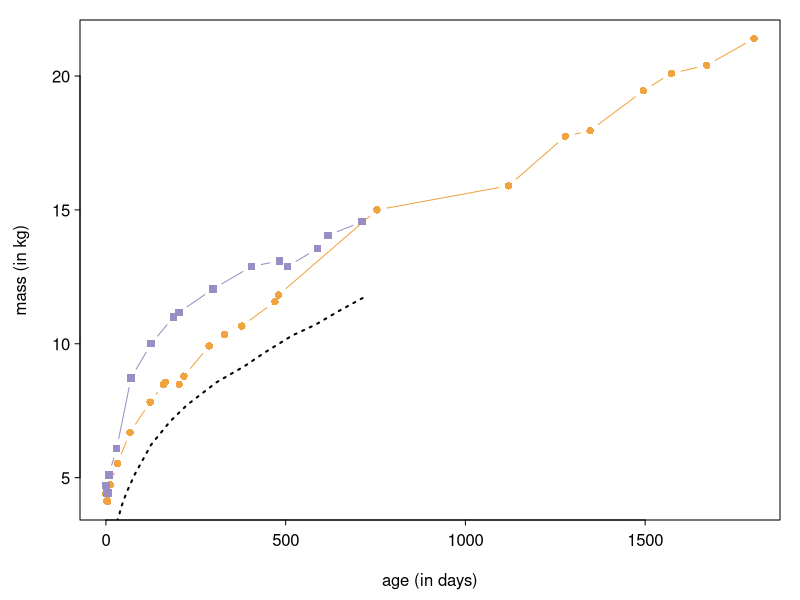
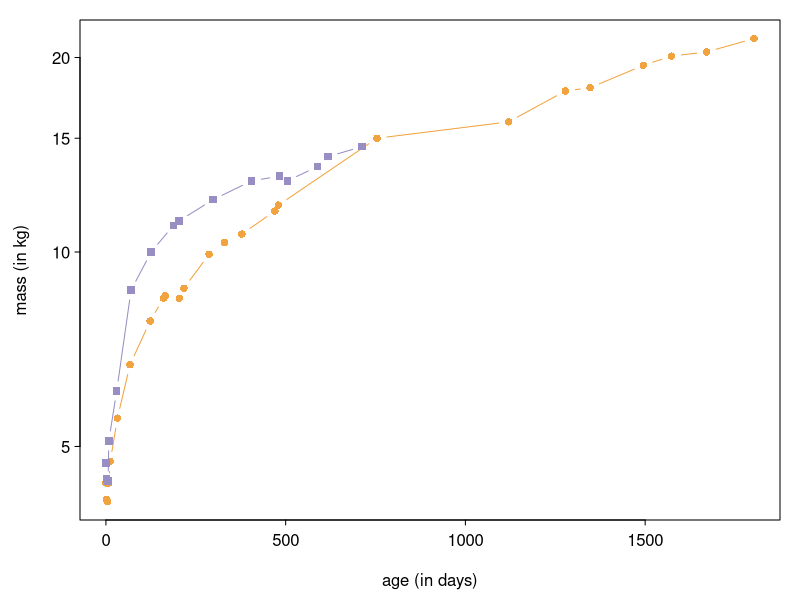
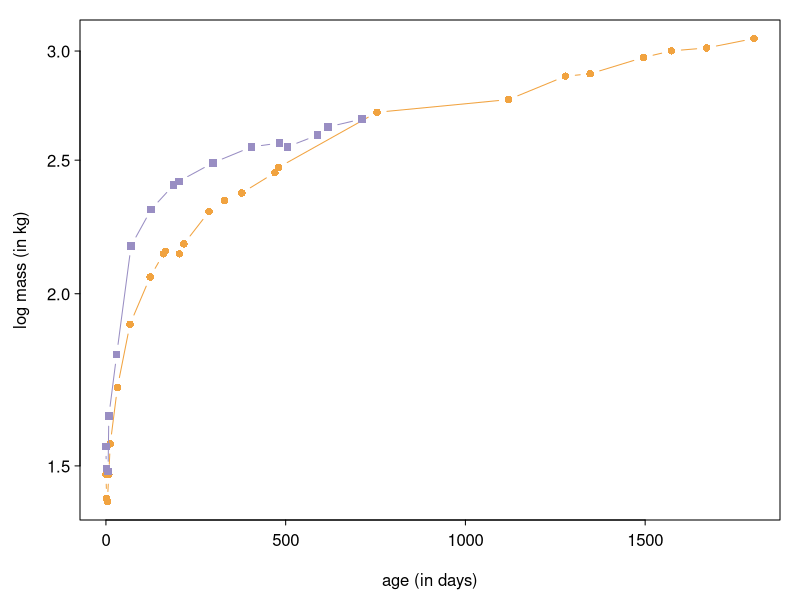
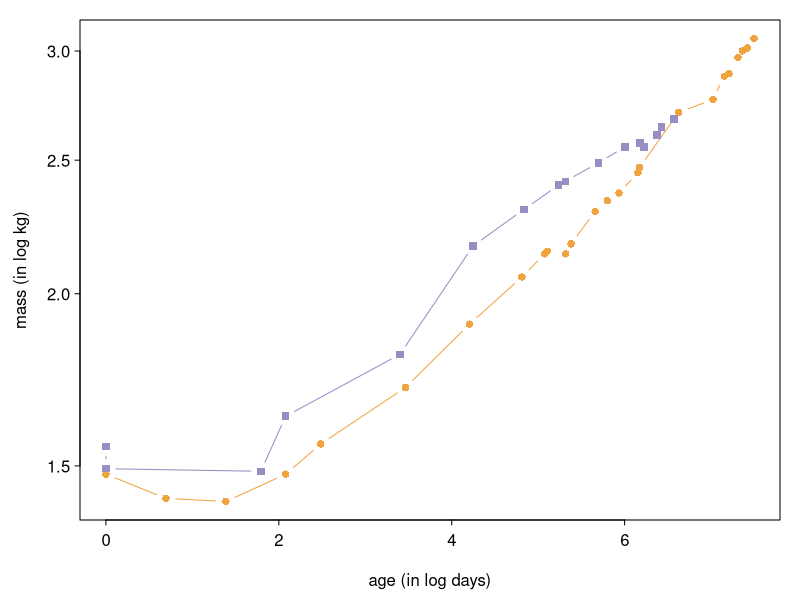

These figures' R source, in order: (Note: this script raises an error after producing the figures.)

# 
setwd("C:\\Users\\jonsm\\Dropbox\\Professional\\paleomitchelljs.github.io\\data\\")
#setwd("~/Dropbox/Professional/paleomitchelljs.github.io/data")
Beren <- read.csv("beren.csv")
dayID <- apply(Beren, 1, function(x) paste(x[1:3], collapse='-'))
dateID <- sapply(dayID, as.Date, format="%Y-%m-%d", origin = "2019-04-18")
Beren$age <- dateID - dateID[which(Beren$event == "birth")]

Cyrus <- read.csv("cyrus.csv")
dayID <- apply(Cyrus, 1, function(x) paste(x[1:3], collapse='-'))
dateID <- sapply(dayID, as.Date, format="%Y-%m-%d", origin = "2022-04-12")
Cyrus$age <- dateID - dateID[which(Cyrus$event == "birth")]



bMass <- Beren[grep("mass", Beren$event),c("value","age")]
bMass <- bMass[order(bMass$age),]
cMass <- Cyrus[grep("mass", Cyrus$event),c("value","age")]
cMass <- cMass[order(cMass$age),]

who <- read.csv("who_median.csv", header=F)

pdf("mass_growth.pdf", height=5, width=5)
par(las=1, mar=c(4,4,1,1), mgp=c(2.5, 0.5, 0), tck=-0.01)
plot(bMass$age, bMass$value, type="b", pch=16, col="#f1a340", xlab="age (in days)", ylab="mass (in kg)")
lines(cMass$age, cMass$value/1000, type="b", pch=15, col="#998ec3")
lines(who[,1], who[,2], type="l", col='black', lty=3, lwd=2)
dev.off()


pdf("mass_growth_log.pdf", height=5, width=5)
par(las=1, mar=c(4,4,1,1), mgp=c(2.5, 0.5, 0), tck=-0.01)
plot(bMass$age, bMass$value, type="b", pch=16, col="#f1a340", xlab="age (in days)", ylab="mass (in kg)", log="y")
lines(cMass$age, cMass$value/1000, type="b", pch=15, col="#998ec3")
dev.off()


pdf("mass_growth_log2.pdf", height=5, width=5)
par(las=1, mar=c(4,4,1,1), mgp=c(2.5, 0.5, 0), tck=-0.01)
plot(bMass$age, log(bMass$value), type="b", pch=16, col="#f1a340", xlab="age (in days)", ylab="log mass (in kg)", log="y")
lines(cMass$age, log(cMass$value/1000), type="b", pch=15, col="#998ec3")
dev.off()

lbAge <- bMass$age
lbAge[which(lbAge == 0)] <- lbAge[which(lbAge == 0)] + 1
lbAge <- log(lbAge)

lcAge <- cMass$age
lcAge[which(lcAge == 0)] <- lcAge[which(lcAge == 0)] + 1
lcAge <- log(lcAge)

pdf("mass_growth_log3.pdf", height=5, width=5)
par(las=1, mar=c(4,4,1,1), mgp=c(2.5, 0.5, 0), tck=-0.01)
plot(lbAge, log(bMass$value), type="b", pch=16, col="#f1a340", xlab="age (in log days)", ylab="mass (in log kg)", log="y")
lines(lcAge, log(cMass$value/1000), type="b", pch=15, col="#998ec3")
dev.off()

hist(x, col='black', border='white', xlab='offspring masses', main='')
